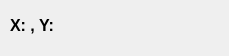
<?xml version="1.0" encoding="UTF-8"?>
<ui version="4.0">
 <class>CoorDialog</class>
 <widget class="QDialog" name="CoorDialog">
  <property name="geometry">
   <rect>
    <x>0</x>
    <y>0</y>
    <width>229</width>
    <height>56</height>
   </rect>
  </property>
  <property name="windowTitle">
   <string>Dialog</string>
  </property>
  <widget class="QLabel" name="Coordinates">
   <property name="geometry">
    <rect>
     <x>10</x>
     <y>10</y>
     <width>211</width>
     <height>31</height>
    </rect>
   </property>
   <property name="font">
    <font>
     <pointsize>12</pointsize>
     <weight>75</weight>
     <bold>true</bold>
    </font>
   </property>
   <property name="text">
    <string>X: , Y:</string>
   </property>
  </widget>
 </widget>
 <resources/>
 <connections/>
</ui>
